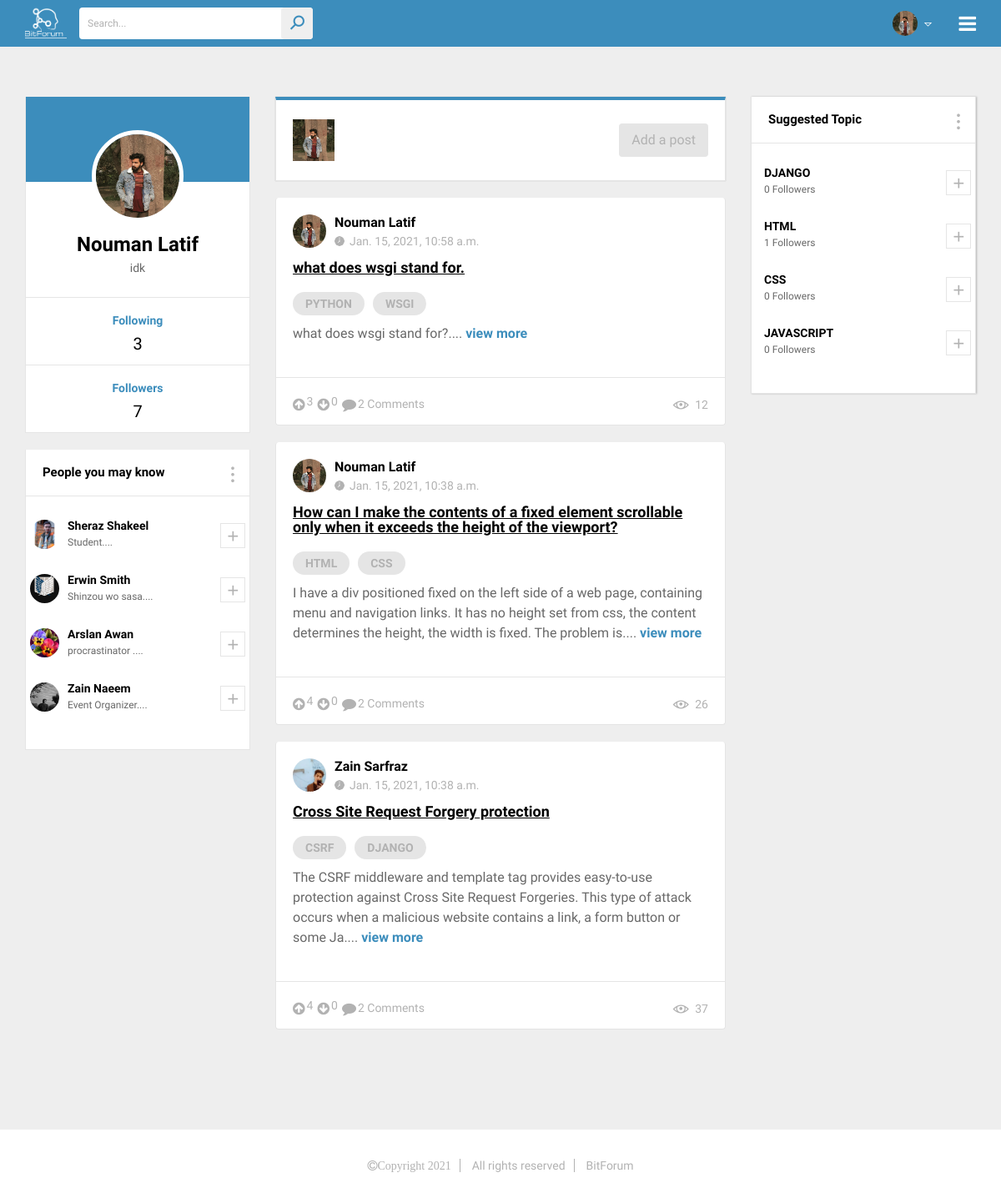
Before: / (signed in) with the older database file.
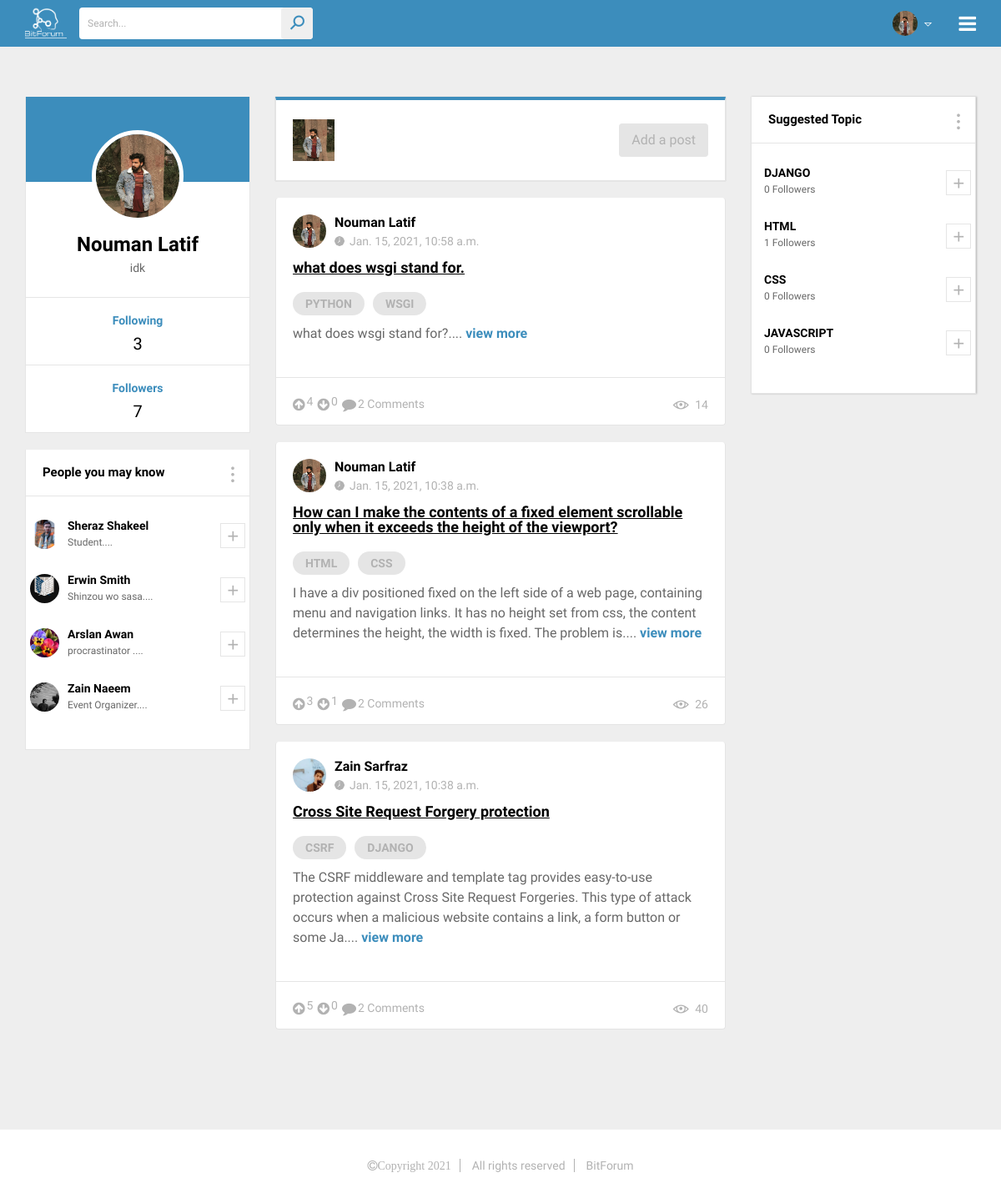
After: the same page with the newer database file.
### posts/models.py (models this page shows, shortened)
class Post(models.Model):
    title = models.CharField(max_length=80)
    content = models.TextField()
    date_time = models.DateTimeField(auto_now_add=True)
    no_of_views = models.PositiveIntegerField(default=0)
    user_id = models.ForeignKey(User,related_name='post_author',on_delete=models.CASCADE)
    def __str__(self):
        return self.title

class User(models.Model):
    email = models.EmailField(max_length=254,unique=True)
    name = models.TextField()
    password = models.TextField(max_length=15)
    status = models.TextField(max_length=250)
    profile_pic = models.ImageField(upload_to='')

### bitforum/views.py (the view)
# urls.py: 2. Add a URL to urlpatterns:  path('', views.home, name='home')
def home(request):
    from django.conf import settings
    print(settings.MEDIA_URL)
    if 'email' in request.session:
        user = User.objects.get(email=request.session['email'])
        followers_count = FollowersFollowings.objects.filter(followingId=user.id)
        following_count = FollowersFollowings.objects.filter(followerId=user.id)
        followed_topics = TopicFollower.objects.filter(followerId=user.id)
        allUser = User.objects.all()
        people_you_may_know = []
        topics = []
        alltopics = Topic.objects.all()
        for t in alltopics:
            found = False
            for temp in followed_topics:
                if temp.topicId.topic_name == t.topic_name:
                    found = True
                    break
            if found:
                continue
            else:
                topics.append(t)
        for u in allUser:
            found = False
            if u.email == user.email:
                continue
            for temp in following_count:
                if temp.followingId.email == u.email:
                    found = True
                    break
            if found:
                continue
            else:
                people_you_may_know.append(u)
        people_you_may_know=people_you_may_know[0:4]
        postsToShow = []
        for following in following_count:
            oneUserPosts = Post.objects.filter(user_id = following.followingId)
            for i in oneUserPosts:
                onePost = {}
                onePost['post'] = i
                onePost['upvote'] = len(Upvote.objects.filter(postId=i))
                onePost['downvote'] = len(Downvote.objects.filter(postId=i))
                onePost['comments'] = len(Comment.objects.filter(postId=i))
                topicListOfThatPost = []
                contains   = Contains.objects.filter(postId=i)
                for j in contains:
                    topicListOfThatPost.append(Topic.objects.get(id=j.topicId.id))
                onePost['topicsList'] = topicListOfThatPost
                postsToShow.append(onePost)
        myPosts = Post.objects.filter(user_id=user)
        for i in myPosts:
            onePost = {}
            onePost['post'] = i
            onePost['upvote'] = len(Upvote.objects.filter(postId=i))
            onePost['downvote'] = len(Downvote.objects.filter(postId=i))
            onePost['comments'] = len(Comment.objects.filter(postId=i))
            topicListOfThatPost = []
            contains = Contains.objects.filter(postId=i)
            for j in contains:
                topicListOfThatPost.append(Topic.objects.get(id=j.topicId.id))
            onePost['topicsList'] = topicListOfThatPost
            postsToShow.append(onePost)
        followedTopicList = []
        for topic in followed_topics:
            followedTopicList.append(Topic.objects.get(id=topic.topicId.id))
        for p in Post.objects.raw("select id from posts_Post where id = (select postId_id from posts_contains where topicId_id = (select topicId_id from posts_topicfollower where followerId_id = %s)) ",[user.id]):
            onePost = {}
            onePost['post'] = p
            onePost['upvote'] = len(Upvote.objects.filter(postId=p))
            onePost['downvote'] = len(Downvote.objects.filter(postId=p))
            onePost['comments'] = len(Comment.objects.filter(postId=p))
            topicListOfThatPost = []
            contains = Contains.objects.filter(postId=p)
            for j in contains:
                topicListOfThatPost.append(Topic.objects.get(id=j.topicId.id))
            onePost['topicsList'] = topicListOfThatPost
            postsToShow.append(onePost)
        newList = {x['post']: x for x in postsToShow}.values()
        postsToShow = list(newList)
        postsToShow = sorted(postsToShow, key=lambda k: k['post'].date_time)
        postsToShow = postsToShow[::-1]
        print(postsToShow)
        for p in postsToShow:
            try:
                x = Upvote.objects.get(postId=p['post'].id, userId=user)
                p['checkUp'] = True
            except Upvote.DoesNotExist:
                p['checkUp'] = False
            try:
                x = Downvote.objects.get(postId=p['post'].id, userId=user)
                p['checkDown'] = True
            except Downvote.DoesNotExist:
                p['checkDown'] = False
        topics = topics[0:4]
        topics_with_follower_count = []
        for topic in topics:
            topics_with_follower_count.append({'t':topic,'count':str(len(TopicFollower.objects.filter(topicId=topic.id)))+" Followers"})
        return render(request,'news-feed.html',{'newsFeedPosts':postsToShow,'user':user,'followers_count':len(followers_count),'following_count':len(following_count)+len(followed_topics),'people':people_you_may_know,'suggested_topics':topics_with_follower_count,'myfollowers':followers_count,'myfollowing':following_count
                                                ,'mytopics':followed_topics})
    else:
        return redirect(login_signup_page)

### posts/models.py (called while the page is built)
    def __str__(self):
        return self.topic_name

### templates/news-feed.html (shortened to what the changed rows need)
{% load static %}
{% load static %}
<!DOCTYPE html>
<html>
<head>
<link rel="stylesheet" type="text/css" href="{% static 'css/animate.css' %}">
<link rel="stylesheet" type="text/css" href="{% static 'css/bootstrap.min.css' %}">
<link rel="stylesheet" type="text/css" href="{% static 'css/line-awesome.css' %}">
<link rel="stylesheet" type="text/css" href="{% static 'css/line-awesome-font-awesome.min.css' %}">
<link rel="stylesheet" type="text/css" href="{% static 'css/font-awesome.min.css' %}">
<link rel="stylesheet" type="text/css" href="{% static 'css/jquery.mCustomScrollbar.min.css' %}">
<link rel="stylesheet" type="text/css" href="{% static 'lib/slick/slick.css' %}">
<link rel="stylesheet" type="text/css" href="{% static 'lib/slick/slick-theme.css' %}">
<link rel="stylesheet" type="text/css" href="{% static 'css/style.css' %}">
<link rel="stylesheet" type="text/css" href="{% static 'css/responsive.css' %}">
</head>
<body onload="start()">
	<div class="wrapper">
		<main>
			<div class="main-section">
				<div class="container">
					<div class="main-section-data">
						<div class="row">
							<div class="col-lg-6 col-md-8 no-pd">
								<div class="main-ws-sec">
									<div class="posts-section">
										{% for post in newsFeedPosts %}
										<div class="post-bar">
											<div class="post_topbar">
												<div class="usy-dt">
													<a href="/viewProfile/{{ post.post.user_id.id }}"><img src="{{post.post.user_id.profile_pic}}" height="40" width="40" alt=""></a>
													<div class="usy-name">
														<a href="/viewProfile/{{ post.post.user_id.id }}"><h3>{{post.post.user_id.name}}</h3></a>
														<span><img src="{% static 'images/clock.png' %}" alt="">{{post.post.date_time}}</span>
													</div>
												</div>
											</div>
											<div class="job_descp">
												<a href="/post/{{post.post.id}}" ><h3 style="text-decoration: underline">{{post.post.title}}</h3></a>
												<ul class="skill-tags">
													{% for topic in post.topicsList %}
													<li><a href="#" title="">{{ topic.topic_name }}</a></li>
													{% endfor %}
												</ul>
												<p>{{ post.post.content | slice:"0:200" | add:"...." }} <a href="/post/{{post.post.id}}" title="">view more</a></p>
											</div>
											<div class="job-status-bar">
												<ul class="like-com">
													<li>
														<a onclick="upvoteAjax(this.name)" name="{{post.post.id}}"  style="cursor:pointer;">
															{% if post.checkUp %}
															<i class="fa fa-arrow-circle-up" id="{{post.post.id}}upvote-icon" style="color: #3c8dbc" aria-hidden="true"></i>
															{% else %}
															<i class="fa fa-arrow-circle-up" id="{{post.post.id}}upvote-icon" aria-hidden="true"></i>
															{% endif %}
																<div style="float: right" id="{{post.post.id}}upvote-count"> {{post.upvote}}  </div></a>
															<a style="cursor: pointer" onclick="downvoteAjax(this.name)" name="{{post.post.id}}" >
																{% if post.checkDown %}
																<i class="fa fa-arrow-circle-down" id="{{post.post.id}}downvote-icon" style="color:red;"  aria-hidden="true"></i>
																{% else %}
																<i class="fa fa-arrow-circle-down" id="{{post.post.id}}downvote-icon"  aria-hidden="true"></i>
																{% endif %}
																<div style="float: right" id="{{post.post.id}}downvote-count"> {{post.downvote}}  </div></a>
														<a href="/post/{{post.post.id}}"><i class="fa fa-comment" aria-hidden="true"></i>{{post.comments}} Comments</a>
													</li>
												</ul>
												<a><i class="la la-eye"></i>{{post.post.no_of_views}}</a>
											</div>
										</div>
										{% endfor %}
									</div>
								</div>
							</div>
						</div>
					</div>
				</div>
			</div>
		</main>
	</div>
</body>
</html>

Changed rows visible on the page:
changed Post "what does wsgi stand for.": upvote "3" → "4"; post.no_of_views "12" → "14"
computed for Post (number 2 of 3 on the later page): upvote "4" → "3"; downvote "0" → "1"
changed Post "Cross Site Request Forgery protection": upvote "4" → "5"; post.no_of_views "37" → "40"
